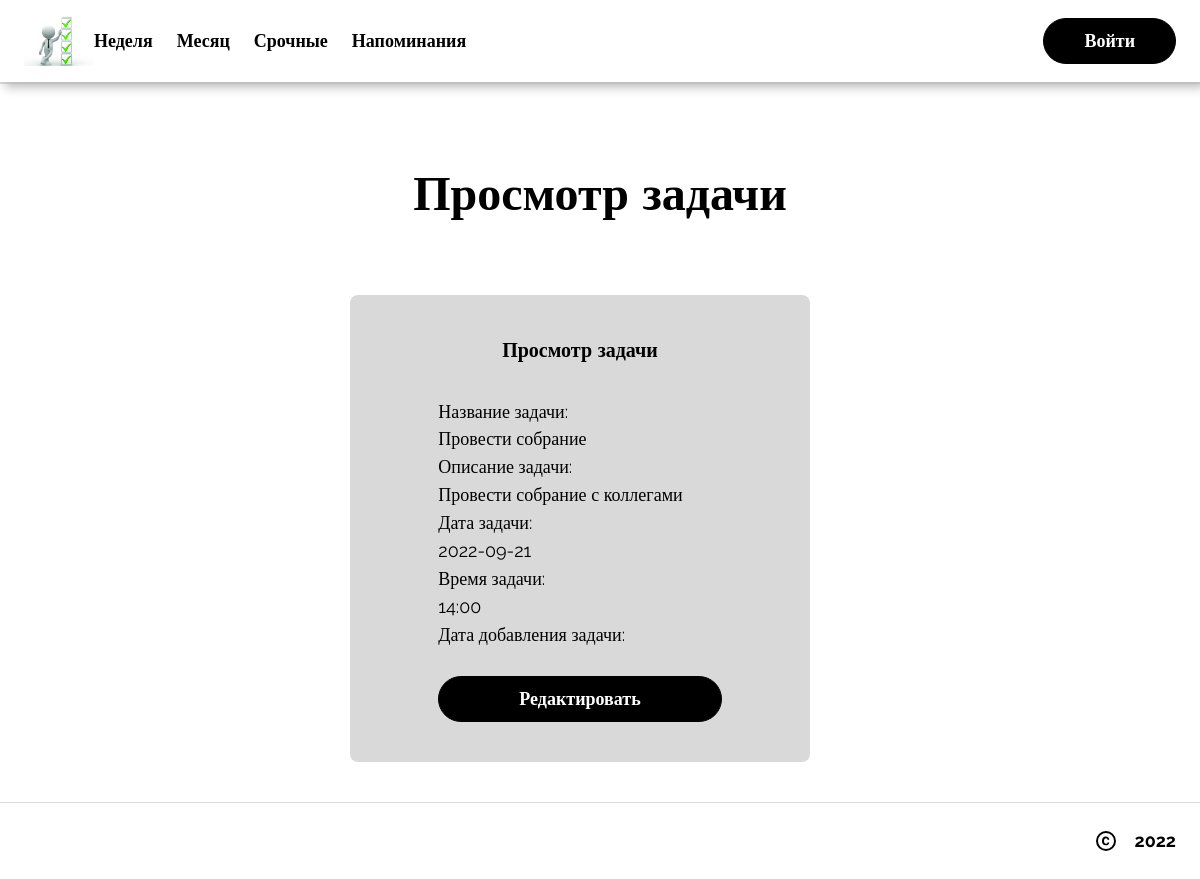
Screenshot of /3/view with the database file from the repository.
### djangoApp/models.py (models this page shows, shortened)
class Tasks(models.Model):
    id = models.IntegerField(primary_key=True, null=False)
    user_id = models.ForeignKey(Profile, on_delete=models.CASCADE, null=True)
    task_name = models.CharField(max_length=250)
    task_comment = models.CharField(max_length=4000)
    date_add = models.CharField(max_length=250)
    date_end = models.CharField(max_length=250)
    date_task = models.CharField(max_length=250)
    time_task = models.CharField(max_length=250)

### djangoApp/views.py (the view)
# urls.py: path('<int:pk>/view', views.TaskDetailView.as_view(), name='view-task'),
class TaskDetailView(DetailView):
    model = Tasks
    template_name = 'task-view.html'
    context_object_name = 'task'

### djangoApp/templates/task-view.html (shortened to what this page needs)
<!DOCTYPE html>
{% load static %}
<html lang="en">
  <head>
      <link rel="stylesheet" href="{% static "style.css" %}" />
  </head>
  <body>
    <div>
      <link href="{% static "home.css" %}" rel="stylesheet" />
      <div class="home-container">
        <div data-role="Header" class="home-navbar-container">
          <div class="home-navbar">
            <div class="home-left-side">
              <img src="{% static 'icon.jpg' %}" width="70" height="50" alt="lorem">
              <div class="home-links-container">
                <a href="/" class="home-link anchor">Неделя</a>
                <a href="#inspiration" class="home-link1 anchor">Месяц</a>
                <span class="home-link2 anchor">Срочные</span>
                <span class="home-link3 anchor">Напоминания</span>
              </div>
            </div>
            <div class="home-right-side">
              <button class="home-cta-btn anchor button">Войти</button>
            </div>
          </div>
        </div>
        <div class="home-section-separator1"></div>
        <div class="home-get-in-touch">
          <h2 class="home-text7 section-Heading">Просмотр задачи</h2>
          <div class="home-content-container">
            <div class="home-form-container">
              <span class="home-heading6 bigCard-Heading">
                Просмотр задачи
              </span>
              <form method="post">
                Название задачи: <br>{{task.task_name}}<br>
                Описание задачи: <br>{{task.task_comment}}<br>
                Дата задачи: <br>{{task.date_task}}<br>
                Время задачи: <br>{{task.time_task}}<br>
                Дата добавления задачи: <br>{{task.date_add}}<br>
              <button class="home-cta-btn1 anchor button">Редактировать</button>
              </form>
            </div>
          </div>
        </div>
        <div class="home-footer-container">
          <div class="home-footer">
            <div class="home-copyright-container">
              <span class="anchor">2022</span>
            </div>
          </div>
        </div>
      </div>
    </div>
  </body>
</html>

### djangoApp/static/style.css (style rules this page uses)
:root { --dl-color-gray-500: #595959; --dl-color-gray-700: #999999; --dl-color-gray-900: #D9D9D9; --dl-color-danger-300: #A22020; --dl-color-danger-500: #BF2626; --dl-color-danger-700: #E14747; --dl-color-gray-black: #000000; --dl-color-gray-white: #FFFFFF; --dl-space-space-unit: 8px; --dl-color-primary-100: #003EB3; --dl-color-primary-300: #0074F0; --dl-color-primary-500: #14A9FF; --dl-color-primary-700: #85DCFF; --dl-color-success-300: #199033; --dl-color-success-500: #32A94C; --dl-color-success-700: #4CC366; --dl-radius-radius-round: 50%; --dl-size-size-maxcontent: 1414px; --dl-space-space-halfunit: 4px; --dl-space-space-tenunits: 80px; --dl-radius-radius-radius2: 2px; --dl-radius-radius-radius4: 4px; --dl-radius-radius-radius8: 8px; --dl-space-space-fiveunits: 40px; --dl-space-space-fourunits: 32px; --dl-radius-radius-radius24: 24px; --dl-space-space-doubleunit: 16px; --dl-space-space-tripleunit: 24px; }
.button { color: var(--dl-color-gray-black); display: inline-block; padding: 0.5rem 1rem; font-family: Raleway; border-color: var(--dl-color-gray-black); border-width: 1px; border-radius: 4px; background-color: var(--dl-color-gray-white); }
.bigCard-Heading { font-size: 36px; font-style: normal; font-family: Montserrat; font-weight: 700; line-height: 1.55; text-transform: none; text-decoration: none; }
.anchor { font-size: 18px; font-style: normal; font-family: Raleway; font-weight: 700; line-height: 1.55; text-transform: capitalize; text-decoration: none; }
.section-Heading { font-size: 48px; font-family: Montserrat; font-weight: 700; line-height: 1.22; text-transform: none; text-decoration: none; }

### djangoApp/templates/task-view.html (style rules this page uses)
html { line-height: 1.15; }
body { margin: 0; }
* { box-sizing: border-box; border-width: 0; border-style: solid; }
p,li,ul,pre,div,h1,h2,h3,h4,h5,h6 { margin: 0; padding: 0; }
button,input,optgroup,select,textarea { font-family: inherit; font-size: 100%; line-height: 1.15; margin: 0; }
button,select { text-transform: none; }
button,[type="button"],[type="reset"],[type="submit"] { -webkit-appearance: button; }
a { color: inherit; text-decoration: inherit; }
img { display: block; }
html { scroll-behavior: smooth }
html { font-family: Raleway; font-size: 18px; }
body { font-weight: 400; font-style:normal; text-decoration: none; text-transform: none; letter-spacing: normal; line-height: 1.55; color: var(--dl-color-gray-black); background-color: var(--dl-color-gray-white); }
html { scroll-behavior: smooth; }

### rows the page displays
Tasks: task_name "Провести собрание", task_comment "Провести собрание с коллегами", date_task "2022-09-21", time_task "14:00"
